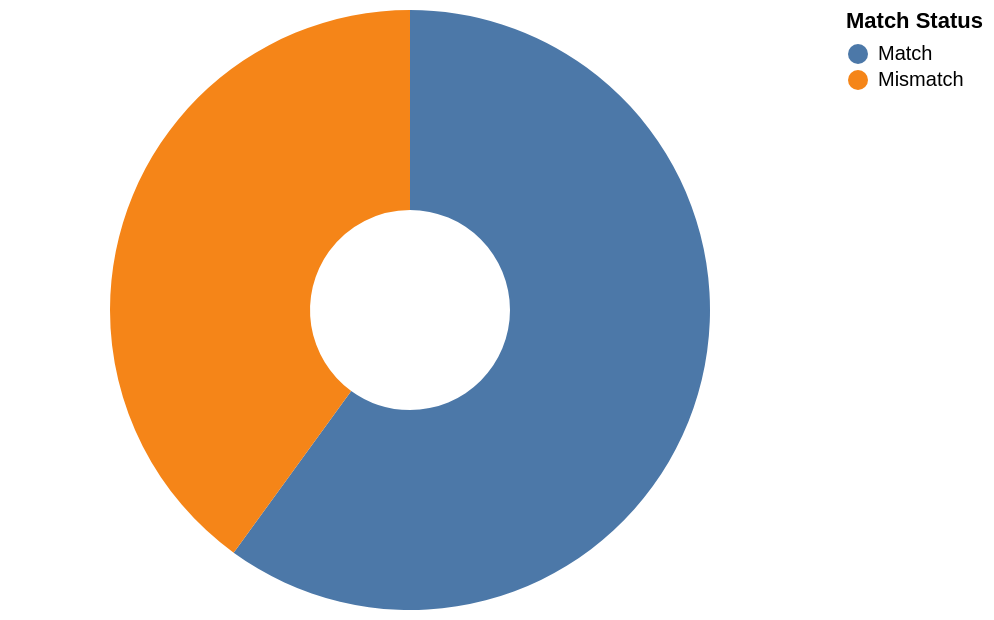

Here is the notebook cell this chart was saved with:
### Markdown cell above
## 6. Mismatch Summary

A mismatch means the system detected positive verbal sentiment while the facial emotion is in a negative category.

### Code cell
mismatch_summary = example_data.groupby('mismatch').size().reset_index(name='count')
mismatch_summary['status'] = mismatch_summary['mismatch'].map({True: 'Mismatch', False: 'Match'})
mismatch_chart = alt.Chart(mismatch_summary).mark_arc(innerRadius=50).encode(
    theta=alt.Theta('count:Q'),
    color=alt.Color('status:N', title='Match Status'),
    tooltip=['status', 'count']
).properties(height=300, width=400)
mismatch_chart

### Figure 1 — Vega-Lite specification as saved in the notebook (floating-point values rounded to 4 significant figures)
{"config": {"view": {"continuousWidth": 300, "continuousHeight": 300}}, "data": {"name": "data-f4a3d5523d3f8a145c0fbc0e94c86415"}, "mark": {"type": "arc", "innerRadius": 50}, "encoding": {"color": {"field": "status", "title": "Match Status", "type": "nominal"}, "theta": {"field": "count", "type": "quantitative"}, "tooltip": [{"field": "status", "type": "nominal"}, {"field": "count", "type": "quantitative"}]}, "height": 300, "width": 400, "$schema": "https://vega.github.io/schema/vega-lite/v5.8.0.json", "datasets": {"data-f4a3d5523d3f8a145c0fbc0e94c86415": [{"mismatch": false, "count": 3, "status": "Match"}, {"mismatch": true, "count": 2, "status": "Mismatch"}]}}
